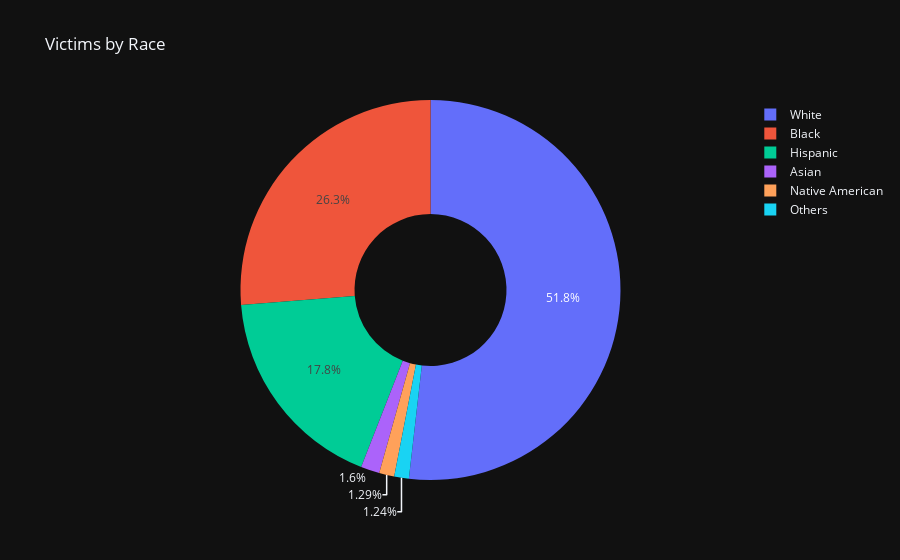

Here is the notebook cell this chart was saved with:
### Code cell
px.pie(
    names = victims_by_race.index,
    values = victims_by_race,
    title = 'Victims by Race',
    hole = 0.4
)

### Figure 1 — Plotly figure (JSON) as saved in the notebook; plotly's stock layout.template omitted (floating-point values rounded to 4 significant figures)
{"data": [{"domain": {"x": [0.0, 1.0], "y": [0.0, 1.0]}, "hole": 0.4, "hovertemplate": "label=%{label}<br>value=%{value}<extra></extra>", "labels": ["White", "Black", "Hispanic", "Asian", "Native American", "Others"], "legendgroup": "", "name": "", "showlegend": true, "values": [1168, 592, 401, 36, 29, 28], "type": "pie"}], "layout": {"legend": {"tracegroupgap": 0}, "title": {"text": "Victims by Race"}}}
